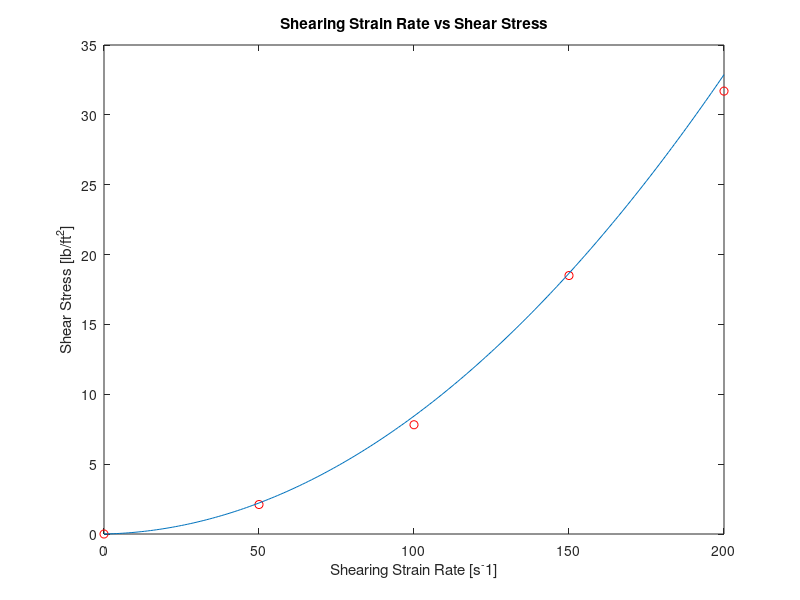

This chart was generated by the following MATLAB code:
clear, clc, close all
shearStress = [0 2.11 7.82 18.5 31.7];
shearingStrain = [0 50 100 150 200];

figure
plot(shearingStrain,shearStress, "ro")

shearStressPolyfit = polyfit(shearingStrain,shearStress,2)

xvec = [0:200];
yvec = 0.0008.*(xvec.^2) + 0.0044.*(xvec);

hold on 
plot(xvec,yvec)
xlabel("Shearing Strain Rate [s^-1]");
ylabel("Shear Stress [lb/ft^2]");
title("Shearing Strain Rate vs Shear Stress")

fprintf("Shearing Stress = 0.0008u^2 + 0.0044u")
